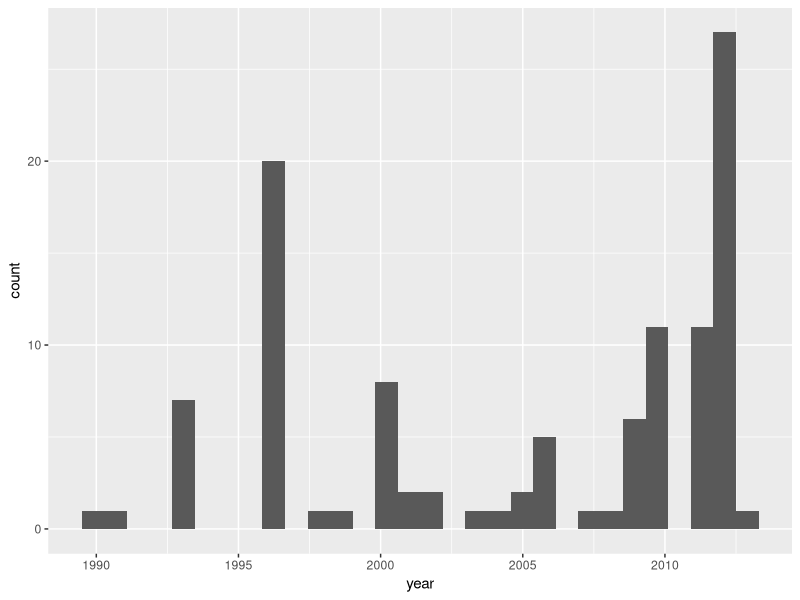

This figure's R source: (Note: this script raises an error after producing the figure.)
# created 8/4/2024
# purpose: process weather from AGRO weather station
# notes:


library(tidyverse)
library(lubridate)

rm(list = ls())

# get data from
# https://agro-web11t.uni.au.dk/klimadb/

# agro climate data -------------------------------------------------------

d1 <- 
  read_csv("data/raw/wea/1990-2013 AGRO-slagelse-US.csv") %>% 
  rename(prec = prec08) %>% 
  mutate(date = ymd(date),
         doy = yday(date),
         station = 613500) 

tst <- 
  d1 %>% 
  mutate(minte2 = as.numeric(minte))

tst2 <- 
  tst %>% 
  filter(is.na(minte2))

#--are there more NAs in a given year?
#--hmmm maybe this data isn't worth it
#--could take averages of every other year and fill them in I guess
tst2 %>% 
  mutate(year = year(date)) %>% 
  ggplot(aes(year)) + 
  geom_histogram()

d1a <- 
  d1 %>% 
  mutate_if(is.character, as.numeric) 

d1b <- 
  d1a %>%
  group_by(doy) %>% 
  mutate(minte_avg = mean(minte, na.rm = T),
         maxte_avg = mean(maxte, na.rm = T),
         temp_avg = mean(temp, na.rm = T),
         prec_avg = mean(prec, na.rm = T)) %>% 
  pivot_longer(minte:prec) %>% 
  mutate(value = case_when(
    (is.na(value) & name == "minte") ~ minte_avg,
    (is.na(value) & name == "maxte") ~ maxte_avg,
    (is.na(value) & name == "temp") ~ temp_avg,
    (is.na(value) & name == "prec") ~ prec_avg,
    TRUE ~ value
  )) %>% 
  pivot_wider(names_from = name, values_from = value) %>% 
  select(station, date, doy, minte:prec)

#--it worked...STOPPED
d1b %>% 
  filter(is.na(minte))

d2 <- 
  read_csv("data/raw/wea/AGRO-slagelse-US.csv") %>% 
  mutate(date = dmy(date),
         doy = yday(date))

summary(d2)
#--10 years, need more for long term but can write code

d <- 
  d1b %>% 
  bind_rows(d2) %>% 
  rename(avgte = temp, prec_mm = prec)

# wea long term -----------------------------------------------------------

#####---temperature----#####

airtempLT <- 
  d %>% 
  mutate(doy = yday(date)) %>% 
  group_by(doy) %>% 
  summarise(LTavgte = mean(avgte))


####----cumulative precip----####

precLT <- 
  d %>% 
  mutate(year = year(date)) %>% 
  group_by(year) %>% 
  mutate(cprec_mm = cumsum(prec_mm)) %>% 
  group_by(doy) %>% 
  summarise(LTcprec_mm = mean(cprec_mm))

precLT

d_final <- 
  d %>% 
  left_join(airtempLT) %>% 
  left_join(precLT) %>% 
  select(-station) %>% 
  mutate(year = year(date)) %>% 
  select(date, year, doy, everything())


d_final %>%
  ungroup() %>% 
  write_csv("data/tidy/td_wea.csv")
